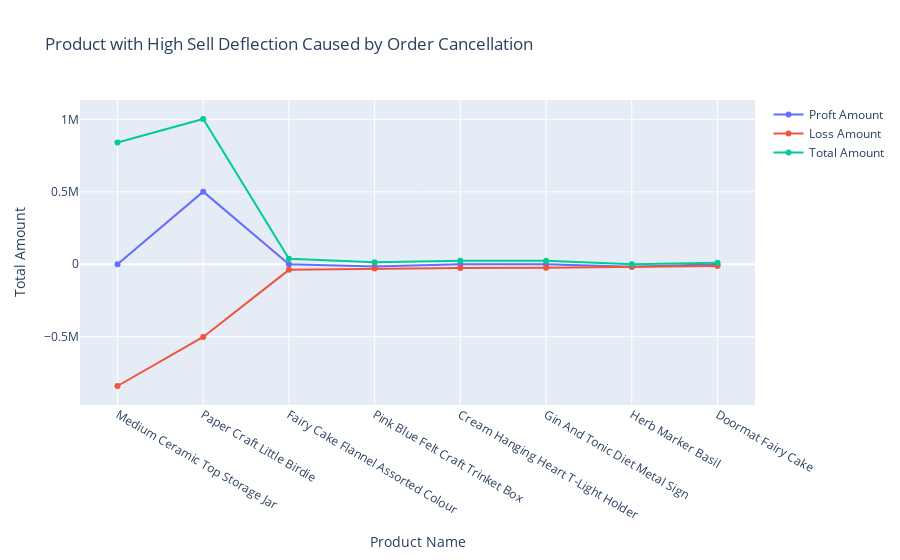

The notebook cell this image was saved under:
### Code cell
fig = go.Figure()
fig.add_trace(go.Scatter(x=most_effected_orders['ProductName'], y=most_effected_orders['TotalAmount'], name='Proft Amount',))
fig.add_trace(go.Scatter(x=most_effected_orders['ProductName'], y=most_effected_orders['TotalAmount_x'], name='Loss Amount'))
fig.add_trace(go.Scatter(x=most_effected_orders['ProductName'], y=most_effected_orders['TotalAmount_y'], name='Total Amount'))
fig.update_layout(xaxis_title='Product Name', yaxis_title='Total Amount', title='Product with High Sell Deflection Caused by Order Cancellation')
fig.show()

### Figure 1 — Plotly figure (JSON) as saved in the notebook; plotly's stock layout.template omitted (floating-point values rounded to 4 significant figures)
{"data": [{"name": "Proft Amount", "type": "scatter", "x": ["Medium Ceramic Top Storage Jar", "Paper Craft Little Birdie", "Fairy Cake Flannel Assorted Colour", "Pink Blue Felt Craft Trinket Box", "Cream Hanging Heart T-Light Holder", "Gin And Tonic Diet Metal Sign", "Herb Marker Basil", "Doormat Fairy Cake"], "y": [0, 501400.0, 0, -14700.0, -289.5, -340, -16210.0, -274.7]}, {"name": "Loss Amount", "type": "scatter", "x": ["Medium Ceramic Top Storage Jar", "Paper Craft Little Birdie", "Fairy Cake Flannel Assorted Colour", "Pink Blue Felt Craft Trinket Box", "Cream Hanging Heart T-Light Holder", "Gin And Tonic Diet Metal Sign", "Herb Marker Basil", "Doormat Fairy Cake"], "y": [-840100.0, -501400.0, -38610.0, -29390.0, -24820.0, -24300, -16380.0, -11500.0]}, {"name": "Total Amount", "type": "scatter", "x": ["Medium Ceramic Top Storage Jar", "Paper Craft Little Birdie", "Fairy Cake Flannel Assorted Colour", "Pink Blue Felt Craft Trinket Box", "Cream Hanging Heart T-Light Holder", "Gin And Tonic Diet Metal Sign", "Herb Marker Basil", "Doormat Fairy Cake"], "y": [840100.0, 1003000.0, 38610.0, 14700.0, 24530.0, 23960, 163.8, 11230.0]}], "layout": {"title": {"text": "Product with High Sell Deflection Caused by Order Cancellation"}, "xaxis": {"title": {"text": "Product Name"}}, "yaxis": {"title": {"text": "Total Amount"}}}}
